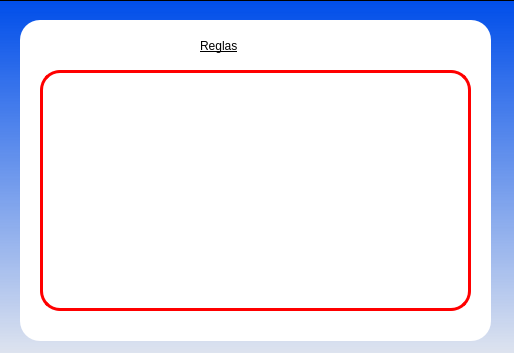
<?xml version="1.0" encoding="UTF-8"?>
<ui version="4.0">
 <class>WindowReglas</class>
 <widget class="QDialog" name="WindowReglas">
  <property name="geometry">
   <rect>
    <x>0</x>
    <y>0</y>
    <width>514</width>
    <height>353</height>
   </rect>
  </property>
  <property name="windowTitle">
   <string>Dialog</string>
  </property>
  <widget class="QFrame" name="frame">
   <property name="geometry">
    <rect>
     <x>-10</x>
     <y>0</y>
     <width>531</width>
     <height>381</height>
    </rect>
   </property>
   <property name="styleSheet">
    <string notr="true">background: qlineargradient(x1:0, y1:0, x2:0, y2:1, stop:0 rgb(0, 78, 234), stop:1 transparent);
</string>
   </property>
   <property name="frameShape">
    <enum>QFrame::StyledPanel</enum>
   </property>
   <property name="frameShadow">
    <enum>QFrame::Raised</enum>
   </property>
   <widget class="QFrame" name="frame_4">
    <property name="geometry">
     <rect>
      <x>30</x>
      <y>20</y>
      <width>471</width>
      <height>321</height>
     </rect>
    </property>
    <property name="styleSheet">
     <string notr="true">border-radius: 20px;
background-color: rgb(255, 255, 255);

</string>
    </property>
    <property name="frameShape">
     <enum>QFrame::StyledPanel</enum>
    </property>
    <property name="frameShadow">
     <enum>QFrame::Raised</enum>
    </property>
    <widget class="QLabel" name="Titulo">
     <property name="geometry">
      <rect>
       <x>180</x>
       <y>10</y>
       <width>241</width>
       <height>31</height>
      </rect>
     </property>
     <property name="styleSheet">
      <string notr="true">font: 20pt &quot;Gill Sans Ultra Bold&quot;;
text-decoration: underline;
 color: #000; 
</string>
     </property>
     <property name="text">
      <string>Reglas</string>
     </property>
    </widget>
    <widget class="QLabel" name="Reglas">
     <property name="geometry">
      <rect>
       <x>40</x>
       <y>70</y>
       <width>391</width>
       <height>201</height>
      </rect>
     </property>
     <property name="text">
      <string/>
     </property>
    </widget>
    <widget class="Line" name="line">
     <property name="geometry">
      <rect>
       <x>20</x>
       <y>50</y>
       <width>431</width>
       <height>241</height>
      </rect>
     </property>
     <property name="styleSheet">
      <string notr="true">
    border: 3px solid #FF0000;

</string>
     </property>
     <property name="orientation">
      <enum>Qt::Horizontal</enum>
     </property>
    </widget>
    <zorder>line</zorder>
    <zorder>Titulo</zorder>
    <zorder>Reglas</zorder>
   </widget>
  </widget>
 </widget>
 <resources/>
 <connections/>
</ui>
